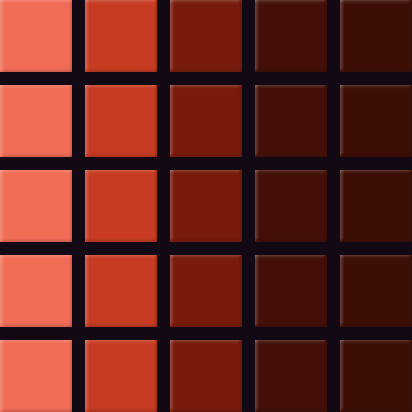
#> input picture simple_square_test_no_border.png, 412 x 412 px, found by its file name
$ python rotate_00.py
#> lines starting #> are read from the running program, lines starting #| are printed output that depends on the picture
"""want to make that game I saw in an add, where you have to correctly rotate clusters of 4 colours so they all line up."""

"""
Thoughts:
make a grid.
at each gridpoint, add 4 surrounding points, with colours.
each gridpoint (except those at edges) can be traded with the neighbour (eg:
    a     b
 a  1  a  2  b   <<-- '1' controls all of a and can rotate them around itself. 2 controls all of b and the rightmost 'a' and can rotate them around itself.)
    a     b

So I need a way to manage grid points and their rotation (and to keep a 'before' version, to realign all parts to the 'correct' orientation (they start correct then rotate randomly to make the 'puzzle')), and the matching of each part. So each 'point' of each gridpoint has a 'target'.
Note: 'points' of gridpoints here are not the things that rotate, but are set. So in the example above,

    a     a
 a  1  b  2  b   <<-- '2' has rotated once clockwise, but the centre point (was a, now b) has the same 'target' - targets are for the space, not the conceptual 'point' that is rotating. Targets are on the ground, points are floating above them. Yes? Think so.
    a     b


The grid is drawn up with each gridpoint 'point' on its target. Then, each gridpoint is rotated a random number of times in a random order, and the goal is to get it all back to position.

background image can be random, pattern, image, whatever. Stripes/gradients probably a good start? Not sure.

Anyway. That's the intent. 9:14pm, 15/4/26

72px squares, roughly 13 pixels apart. (Will remake with better spacings later.)
use no_border version for testing.

So, midpoint of each square is 36 + 13 + 36 apart. top left square center is 36,36 from 0,0.

"""

from PIL import Image, ImageDraw

png_file = "simple_square_test_no_border.png"
#with open("simple_square_test_no_border.png", "rb") as fp:
#    px = Image.open(fp)

with Image.open(png_file) as im:
#> im is the input picture: PIL image 412x412 RGB; mean R, G, B 109.2, 38, 28.4
    px = im.load()
    width, height = im.size
#> width = 412; height = 412

# note: (row, column) - so changing the first and not the second goes left>right.

pixel_dict = {}
# width, height = im.size

spacing = 36 + 13 + 36
spaced_y = 36

for i in range(0, height):
    spaced_x = 36

    for i in range(0, width):
        pixel_coord = (spaced_x, spaced_y)
        if (spaced_x > width) or (spaced_y > height):
            continue
        pixel_dict[pixel_coord] = px[pixel_coord]
        spaced_x = (spaced_x+spacing)

    spaced_y = spaced_y + spacing
#> after the loop, pixel_dict = 25 items; spaced_y = 35056
    #print(px[pixel_coord])
    #pixel_coord = (spaced, spaced_columns)
    #print(px[pixel_coord])


import sys

with Image.new(mode="RGBA", size=(width, height), color=(0,0,0)) as im:

#> im: PIL image 412x412 RGBA
    for coordinate, pixel_value in pixel_dict.items():

        draw = ImageDraw.Draw(im)
        draw.circle(coordinate, radius=32, fill=pixel_value, outline=(0,0,0))
#> this loop made 25 passes
#> (coordinate, pixel_value) on passes 1 to 12: ((36, 36), (241, 109, 86)), ((121, 36), (198, 59, 34)), ((206, 36), (119, 28, 11)), ((291, 36), (67, 15, 6)), ((376, 36), (61, 14, 6)), ((36, 121), (241, 109, 86)), ((121, 121), (198, 59, 34)), ((206, 121), (119, 28, 11)), ((291, 121), (67, 15, 6)), ((376, 121), (61, 14, 6)), ((36, 206), (241, 109, 86)), ((121, 206), (198, 59, 34))
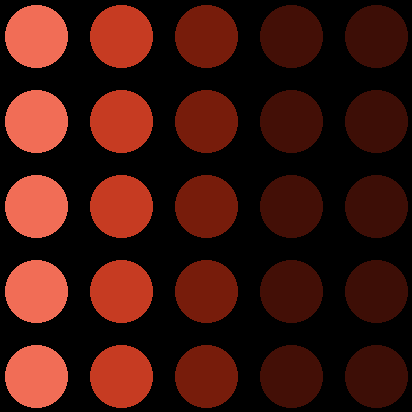
#> im: PIL image 412x412 RGBA; mean R, G, B, A 63.1, 20.7, 13.2, 255

    # write to stdout
    #im.save("recreate_with_circles_test1", "PNG")
    #im.save("mark_children.png", "PNG")
    im.save("mark_children_2.png", "PNG")
    #im.save(sys.stdout, "PNG")

"""
Oh shit it actually worked. Okay.
Well not the rotating or anything, but recreating the grid as specified points and recreating them with PIL. Good start.
11:32pm.

So next I need to get the 'rotation children' for each point.
For each point, it's the ones 1 spacing from center.
"""

child_dict = {}

for points in pixel_dict.keys():
    spaced_x, spaced_y = points
    print(f"POINT: x,y: {points}")
    print(f"spaced_x + spacing: {spaced_x + spacing}")
    print(f"spaced_x - spacing: {spaced_x - spacing}")
    print(f"spaced_y + spacing: {spaced_y + spacing}")
    print(f"spaced_y - spacing: {spaced_y - spacing}")
    child_points = list((x, y) for (x, y) in pixel_dict.keys() if (x == (spaced_x + spacing) or x == (spaced_x - spacing)) and (y == (spaced_y + spacing) or y == (spaced_y - spacing)))
    child_dict[points] = child_points
    print(f"Child points of {points}:\n{child_points}")
#> this loop made 25 passes
#> (spaced_x, spaced_y, child_points) on passes 1 to 12: (36, 36, [(121, 121)]), (121, 36, [(36, 121), (206, 121)]), (206, 36, [(121, 121), (291, 121)]), (291, 36, [(206, 121), (376, 121)]), (376, 36, [(291, 121)]), (36, 121, [(121, 36), (121, 206)]), (121, 121, [(36, 36), (206, 36), (36, 206), (206, 206)]), (206, 121, [(121, 36), (291, 36), (121, 206), (291, 206)]), (291, 121, [(206, 36), (376, 36), (206, 206), (376, 206)]), (376, 121, [(291, 36), (291, 206)]), (36, 206, [(121, 121), (121, 291)]), (121, 206, [(36, 121), (206, 121), (36, 291), (206, 291)])
#> (printed output is left out)
#> after the loop, child_dict = 25 items

#with Image.open("mark_children.png") as im:
with Image.open("mark_children_2.png") as im:
    radius = 30
    for coordinate, pixel_value in pixel_dict.items():
        radius = radius - 1
        if radius <= 0:
            radius = 25
        children = child_dict[coordinate]
        for child_coords in children:
            draw = ImageDraw.Draw(im)
            draw.circle(child_coords, radius=radius, fill=pixel_value, outline=(1,1,1))
#> this loop made 25 passes
#> (coordinate, pixel_value, children) on passes 1, 2, 3, 4, 5, 7, 8, 9: ((36, 36), (241, 109, 86), [(121, 121)]), ((121, 36), (198, 59, 34), [(36, 121), (206, 121)]), ((206, 36), (119, 28, 11), [(121, 121), (291, 121)]), ((291, 36), (67, 15, 6), [(206, 121), (376, 121)]), ((376, 36), (61, 14, 6), [(291, 121)]), ((121, 121), (198, 59, 34), [(36, 36), (206, 36), (36, 206), (206, 206)]), ((206, 121), (119, 28, 11), [(121, 36), (291, 36), (121, 206), (291, 206)]), ((291, 121), (67, 15, 6), [(206, 36), (376, 36), (206, 206), (376, 206)])
#> (pixel_value, children) on passes 6, 12, 18, 24: ((241, 109, 86), [(121, 36), (121, 206)]), ((198, 59, 34), [(36, 121), (206, 121), (36, 291), (206, 291)]), ((119, 28, 11), [(121, 206), (291, 206), (121, 376), (291, 376)]), ((67, 15, 6), [(206, 291), (376, 291)])
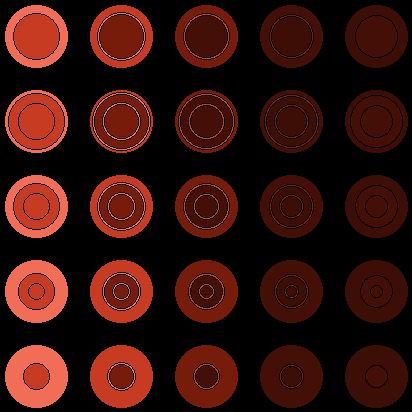
#> im: PIL image 412x412 RGBA; mean R, G, B, A 53.3, 16.3, 9.7, 255
#> after the loop, radius = 5

    # write to stdout
    #im.save("mark_children.png", "PNG")
    im.save("mark_children_2.png", "PNG")
    #im.save(sys.stdout, "PNG")

$ run again, with attempt1_a_squared.png copied over simple_square_test_no_border.png
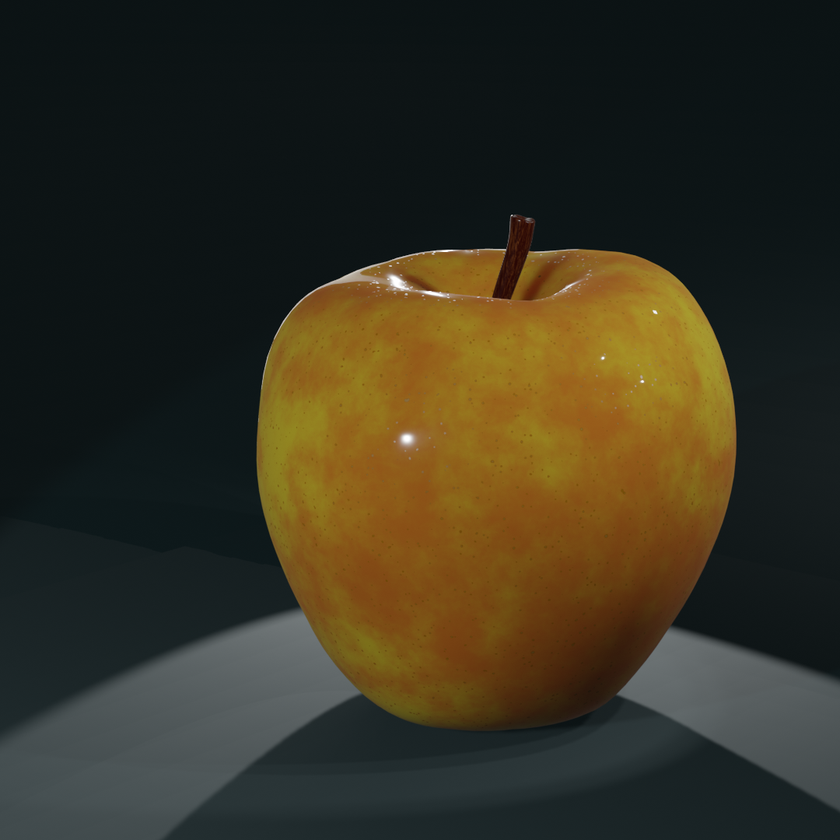
#> input picture attempt1_a_squared.png, 840 x 840 px, shrunk from 1080 x 1080 before the run, found by its file name
#> im is the input picture: PIL image 840x840 RGB; mean R, G, B 53.9, 49.3, 33.2
#> after the loop `for i in range(0, height):`: pixel_dict = 100 items; spaced_y = 71436
#> the loop `for coordinate, pixel_value in pixel_dict.items(): ` made 100 passes
#> (coordinate, pixel_value) on passes 1 to 8: ((36, 36), (12, 18, 20)), ((121, 36), (11, 18, 20)), ((206, 36), (13, 20, 20)), ((291, 36), (13, 20, 21)), ((376, 36), (12, 19, 21)), ((461, 36), (12, 20, 21)), ((546, 36), (12, 19, 20)), ((631, 36), (12, 19, 21))
#> after the loop `for coordinate, pixel_value in pixel_dict.items():`:
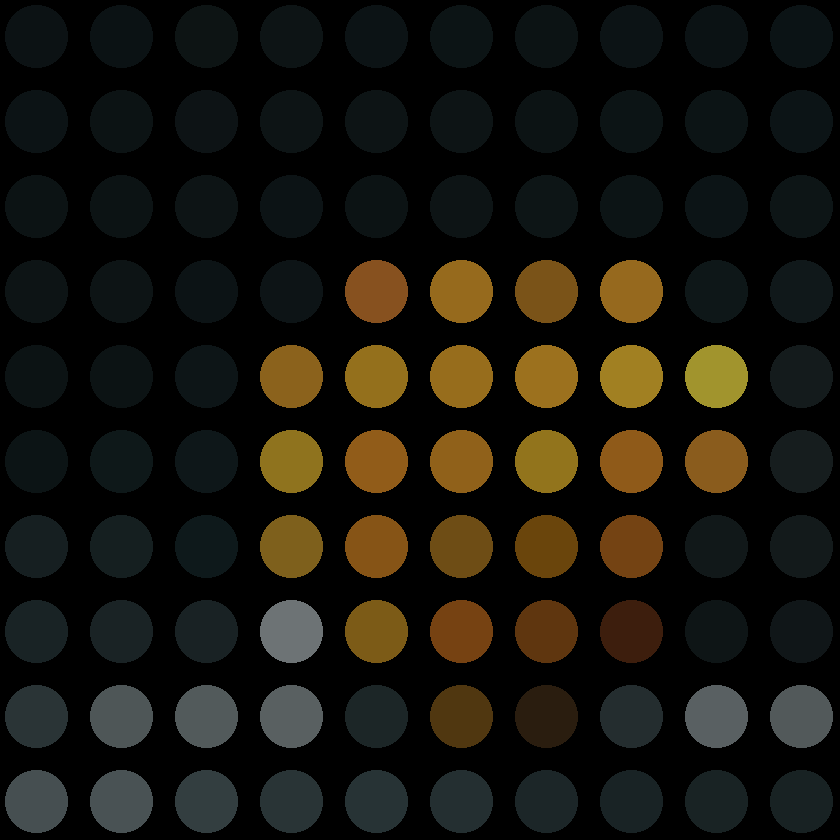
#> im: PIL image 840x840 RGBA; mean R, G, B, A 23.3, 21.3, 14.1, 255
#> the loop `for points in pixel_dict.keys():` made 100 passes
#> (spaced_x, spaced_y, child_points) on passes 1 to 8: (36, 36, [(121, 121)]), (121, 36, [(36, 121), (206, 121)]), (206, 36, [(121, 121), (291, 121)]), (291, 36, [(206, 121), (376, 121)]), (376, 36, [(291, 121), (461, 121)]), (461, 36, [(376, 121), (546, 121)]), (546, 36, [(461, 121), (631, 121)]), (631, 36, [(546, 121), (716, 121)])
#> (printed output is left out)
#> after the loop `for points in pixel_dict.keys():`: child_dict = 100 items
#> the loop `for coordinate, pixel_value in pixel_dict.items():` made 100 passes
#> (coordinate, pixel_value, children) on passes 1 to 8: ((36, 36), (12, 18, 20), [(121, 121)]), ((121, 36), (11, 18, 20), [(36, 121), (206, 121)]), ((206, 36), (13, 20, 20), [(121, 121), (291, 121)]), ((291, 36), (13, 20, 21), [(206, 121), (376, 121)]), ((376, 36), (12, 19, 21), [(291, 121), (461, 121)]), ((461, 36), (12, 20, 21), [(376, 121), (546, 121)]), ((546, 36), (12, 19, 20), [(461, 121), (631, 121)]), ((631, 36), (12, 19, 21), [(546, 121), (716, 121)])
#> after the loop `for coordinate, pixel_value in pixel_dict.items():`:
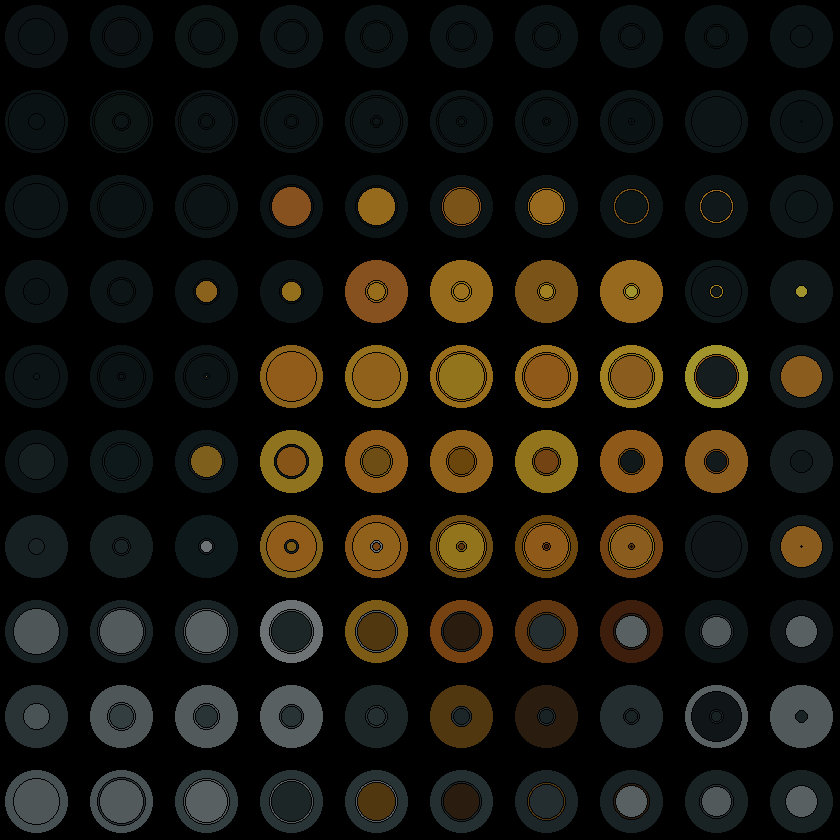
#> im: PIL image 840x840 RGBA; mean R, G, B, A 23.5, 21, 13.8, 255
#> after the loop `for coordinate, pixel_value in pixel_dict.items():`: radius = 5

$ run again, with better_differentiation.png copied over simple_square_test_no_border.png
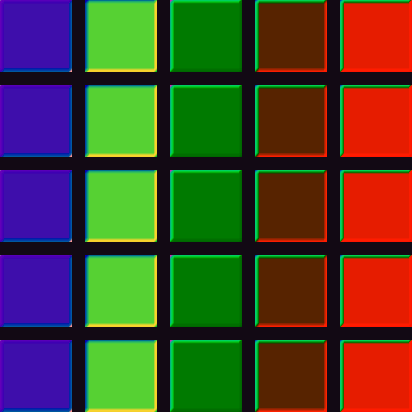
#> input picture better_differentiation.png, 412 x 412 px, found by its file name
#> im is the input picture: PIL image 412x412 RGB; mean R, G, B 72.8, 68.7, 42
#> after the loop `for i in range(0, height):`: pixel_dict = 25 items; spaced_y = 35056
#> the loop `for coordinate, pixel_value in pixel_dict.items(): ` made 25 passes
#> (coordinate, pixel_value) on passes 1 to 8: ((36, 36), (62, 14, 171)), ((121, 36), (86, 209, 51)), ((206, 36), (0, 122, 0)), ((291, 36), (87, 35, 0)), ((376, 36), (230, 28, 0)), ((36, 121), (62, 14, 171)), ((121, 121), (86, 209, 51)), ((206, 121), (0, 122, 0))
#> after the loop `for coordinate, pixel_value in pixel_dict.items():`:
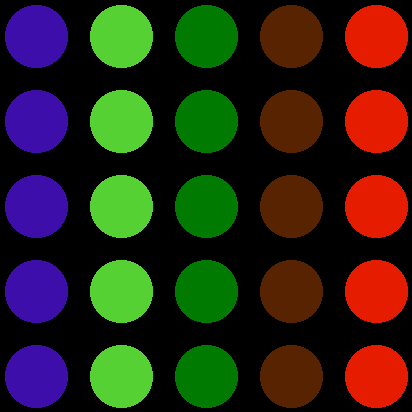
#> im: PIL image 412x412 RGBA; mean R, G, B, A 42.8, 37.6, 20.4, 255
#> the loop `for points in pixel_dict.keys():` made 25 passes
#> (spaced_x, spaced_y, child_points) on passes 1 to 7: (36, 36, [(121, 121)]), (121, 36, [(36, 121), (206, 121)]), (206, 36, [(121, 121), (291, 121)]), (291, 36, [(206, 121), (376, 121)]), (376, 36, [(291, 121)]), (36, 121, [(121, 36), (121, 206)]), (121, 121, [(36, 36), (206, 36), (36, 206), (206, 206)])
#> (printed output is left out)
#> after the loop `for points in pixel_dict.keys():`: child_dict = 25 items
#> the loop `for coordinate, pixel_value in pixel_dict.items():` made 25 passes
#> (coordinate, pixel_value, children) on passes 1 to 5: ((36, 36), (62, 14, 171), [(121, 121)]), ((121, 36), (86, 209, 51), [(36, 121), (206, 121)]), ((206, 36), (0, 122, 0), [(121, 121), (291, 121)]), ((291, 36), (87, 35, 0), [(206, 121), (376, 121)]), ((376, 36), (230, 28, 0), [(291, 121)])
#> after the loop `for coordinate, pixel_value in pixel_dict.items():`:
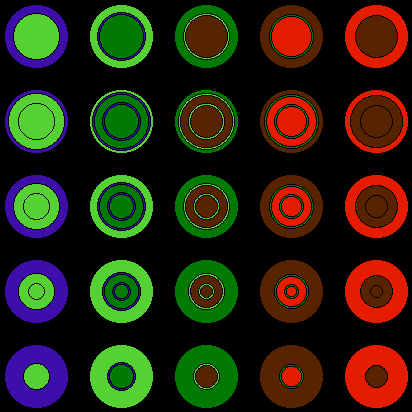
#> im: PIL image 412x412 RGBA; mean R, G, B, A 39.8, 36.2, 13.6, 255
#> after the loop `for coordinate, pixel_value in pixel_dict.items():`: radius = 5

$ run again, with coords_print_test_11.png copied over simple_square_test_no_border.png
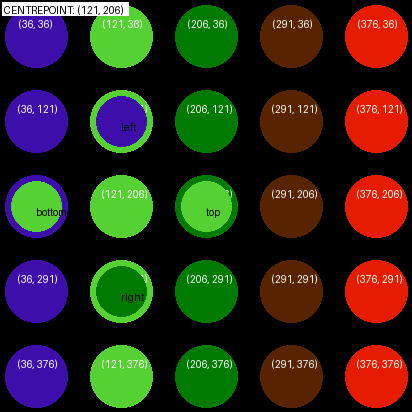
#> input picture coords_print_test_11.png, 412 x 412 px, found by its file name
#> im is the input picture: PIL image 412x412 RGBA; mean R, G, B, A 46.6, 41.4, 24.7, 255
#> after the loop `for i in range(0, height):`: pixel_dict = 25 items; spaced_y = 35056
#> the loop `for coordinate, pixel_value in pixel_dict.items(): ` made 25 passes
#> (coordinate, pixel_value) on passes 1 to 8: ((36, 36), (62, 14, 171, 255)), ((121, 36), (86, 209, 51, 255)), ((206, 36), (0, 122, 0, 255)), ((291, 36), (87, 35, 0, 255)), ((376, 36), (230, 28, 0, 255)), ((36, 121), (62, 14, 171, 255)), ((121, 121), (62, 14, 171, 255)), ((206, 121), (0, 122, 0, 255))
#> after the loop `for coordinate, pixel_value in pixel_dict.items():`:
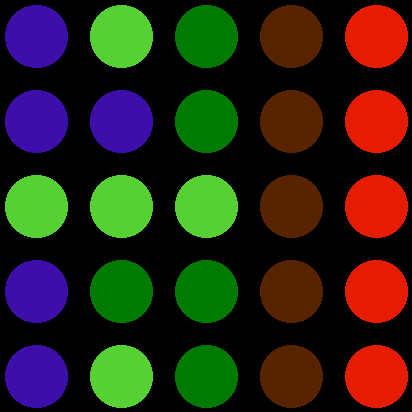
#> im: PIL image 412x412 RGBA; mean R, G, B, A 42.8, 37.6, 20.4, 255
#> the loop `for points in pixel_dict.keys():` made 25 passes
#> (spaced_x, spaced_y, child_points) on passes 1 to 7: (36, 36, [(121, 121)]), (121, 36, [(36, 121), (206, 121)]), (206, 36, [(121, 121), (291, 121)]), (291, 36, [(206, 121), (376, 121)]), (376, 36, [(291, 121)]), (36, 121, [(121, 36), (121, 206)]), (121, 121, [(36, 36), (206, 36), (36, 206), (206, 206)])
#> (printed output is left out)
#> after the loop `for points in pixel_dict.keys():`: child_dict = 25 items
#> the loop `for coordinate, pixel_value in pixel_dict.items():` made 25 passes
#> (coordinate, pixel_value, children) on passes 1 to 5: ((36, 36), (62, 14, 171, 255), [(121, 121)]), ((121, 36), (86, 209, 51, 255), [(36, 121), (206, 121)]), ((206, 36), (0, 122, 0, 255), [(121, 121), (291, 121)]), ((291, 36), (87, 35, 0, 255), [(206, 121), (376, 121)]), ((376, 36), (230, 28, 0, 255), [(291, 121)])
#> after the loop `for coordinate, pixel_value in pixel_dict.items():`:
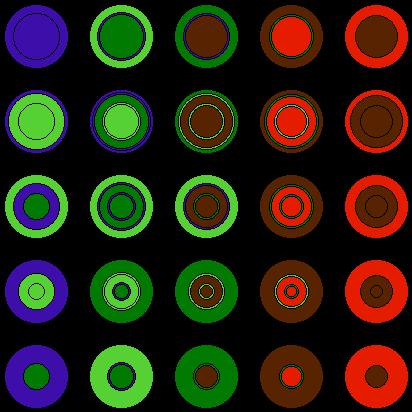
#> im: PIL image 412x412 RGBA; mean R, G, B, A 39.5, 34.2, 14.8, 255
#> after the loop `for coordinate, pixel_value in pixel_dict.items():`: radius = 5
